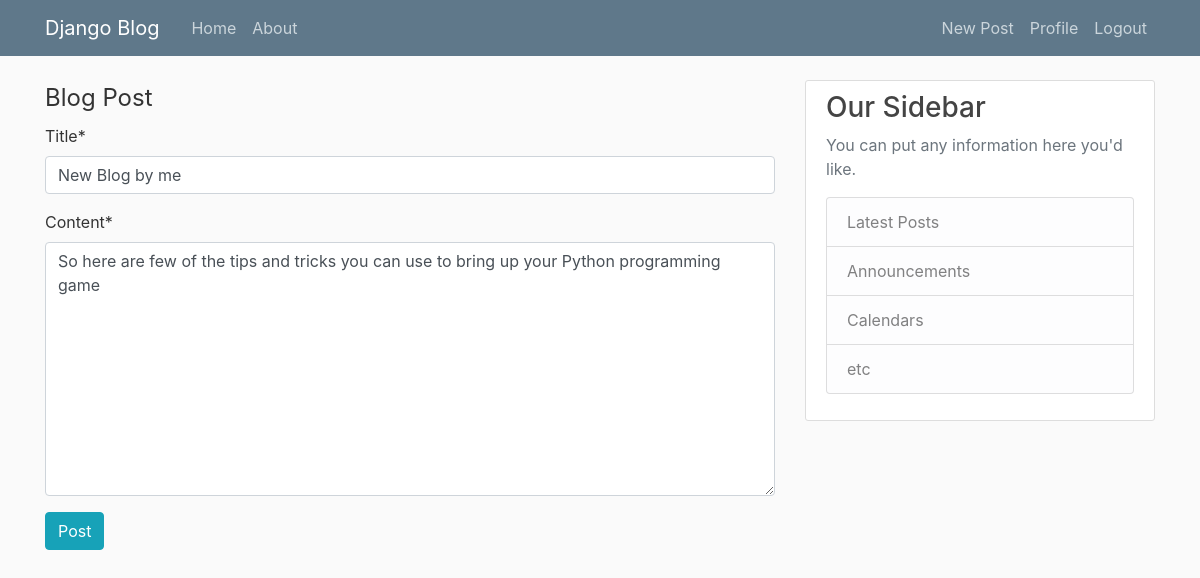
The app's page /post/17/update/ (signed in) with its own data.
### blog/models.py (models this page shows, shortened)
class Post(models.Model):
    title = models.CharField(max_length=100)
    content = models.TextField()
    date_posted = models.DateTimeField(default=timezone.now)
    author = models.ForeignKey(User, on_delete=models.CASCADE)

### blog/views.py (the view, shortened to what this page needs)
# urls.py: path('post/<int:pk>/update/', PostUpdateView.as_view(), name='post-update'),
class PostUpdateView(LoginRequiredMixin, UserPassesTestMixin, UpdateView):
    model = Post
    fields = ['title', 'content']
    def test_func(self):
        post = self.get_object()
        if post.author == self.request.user:
            return True
        return False

### blog/templates/blog/post_form.html (shortened to what this page needs)
{% extends 'blog/base.html' %}
{% load crispy_forms_tags %}
{% block content %}
    <form method="POST">
        <fieldset>
            <legend> Blog Post </legend>
            {{ form|crispy}}
        </fieldset>
        <button class='btn btn-info' type='submit' > Post </button>
    </form>
{% endblock content %}

### blog/static/blog/main.css (style rules this page uses)
body { background: #fafafa; color: #333333; margin-top: 5rem; }

### records on screen
Post: title "New Blog by me", content "So here are few of the tips and tricks you can use to bring up your Python programming game"
